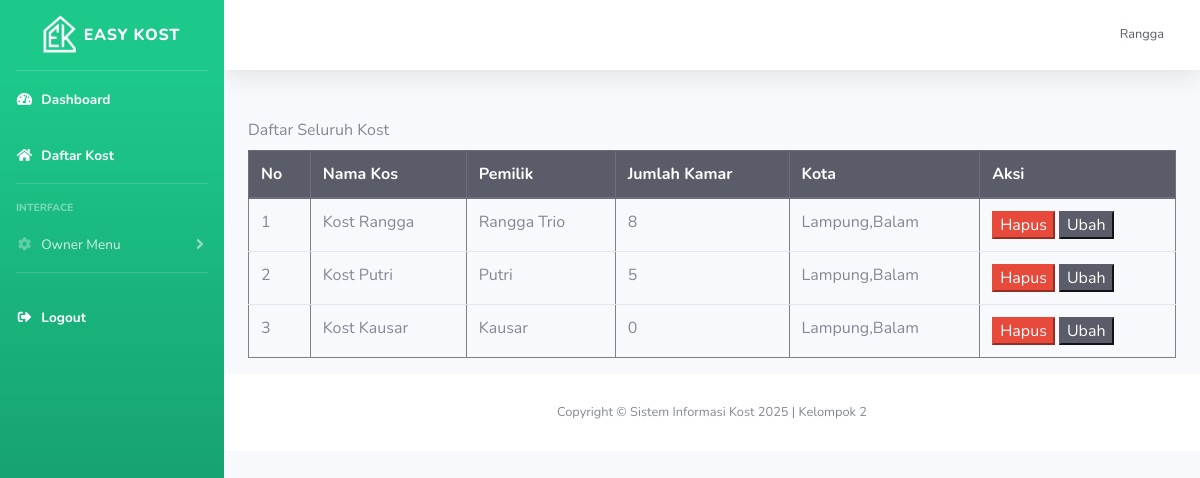
Page /kost/kost_management.php (signed in) on the committed database.
### tables this page shows
CREATE TABLE `kost` (
  `id_kost` int(11) NOT NULL,
  `nama_kost` varchar(255) NOT NULL,
  `tipe_kost` varchar(255) NOT NULL,
  `jenis_kost` varchar(255) NOT NULL,
  `jumlah_kamar` int(11) NOT NULL,
  `tanggal_tagih` date NOT NULL,
  `nama_pemilik` text NOT NULL,
  `nama_bank` text NOT NULL,
  `no_rekening` int(11) NOT NULL,
  `foto_bangunan_utama` varchar(255) NOT NULL,
  `foto_kamar` varchar(255) NOT NULL,
  `foto_kamar_mandi` varchar(255) NOT NULL,
  `foto_interior` varchar(255) NOT NULL,
  `provinsi` varchar(25) NOT NULL,
  `kota` varchar(25) NOT NULL,
  `kecamatan` varchar(25) NOT NULL,
  `kelurahan` varchar(25) NOT NULL,
  `alamat` varchar(255) NOT NULL,
  `harga_sewa` int(11) NOT NULL,
  `kontak` varchar(255) NOT NULL,
  `deskripsi` text NOT NULL,
  `id_pemilik` int(11) NOT NULL,
  `fasilitas_kost` text NOT NULL
);

CREATE TABLE `user` (
  `id` int(11) NOT NULL,
  `nama_lengkap` varchar(255) NOT NULL,
  `email` varchar(255) NOT NULL,
  `username` varchar(255) NOT NULL,
  `password` varchar(255) NOT NULL,
  `no_hp` varchar(255) NOT NULL,
  `pekerjaan` varchar(255) NOT NULL,
  `jenis_kelamin` varchar(25) NOT NULL,
  `foto_ktp` varchar(255) NOT NULL,
  `foto_profil` text NOT NULL,
  `roles` int(11) NOT NULL,
  `id_kost_saya` int(11) NOT NULL
);

### kost/kost_management.php (the view)
<?php
include "template/header.php";
$data = mysqli_query($koneksi, "SELECT * FROM kost INNER JOIN user WHERE kost.id_pemilik=user.id");
?>
<div class="container">
    <table class="table" border="1px solid black">
        <label for="table">Daftar Seluruh Kost</label>
        <thead class="thead-dark">
            <tr>
                <th scope="col">No</th>
                <th scope="col">Nama Kos</th>
                <th scope="col">Pemilik</th>
                <th scope="col">Jumlah Kamar</th>
                <th scope="col">Kota</th>
                <th scope="col">Aksi</th>
            </tr>
        </thead>
        <tbody>
            <?php
            $n = 0;
            while ($d = mysqli_fetch_array($data)) {
                $n++;
            ?>
                <tr class="">
                    <td><?php echo $n ?></td>
                    <td><?php echo $d['nama_kost'] ?></td>
                    <td><?php echo $d['nama_lengkap'] ?></td>
                    <td><?php echo $d['jumlah_kamar'] ?></td>
                    <td><?php echo $d['provinsi'] . "," . $d['kota'] ?></td>
                    <td>
                        <a href="php/hapus.php?id_kost=<?php echo $d['id_kost'] ?>"><button class="btn-danger">Hapus</button></a>
                        <a href="properti-edit.php?id_kost=<?php echo $d['id_kost'] ?>"><button class="btn-dark"> Ubah</button></a></td>
                </tr>
            <?php } ?>
        </tbody>
    </table>
</div>
<?php
include "template/footer.php";
?>

### rows in the picture
kost: nama_kost "Kost Rangga", id_pemilik.nama_lengkap "Rangga Trio", jumlah_kamar "8", provinsi "Lampung", kota "Balam"
kost: nama_kost "Kost Putri", id_pemilik.nama_lengkap "Putri", jumlah_kamar "5", provinsi "Lampung", kota "Balam"
kost: nama_kost "Kost Kausar", id_pemilik.nama_lengkap "Kausar", jumlah_kamar "0", provinsi "Lampung", kota "Balam"

### other values in the picture
$_SESSION['username'] "Rangga"
